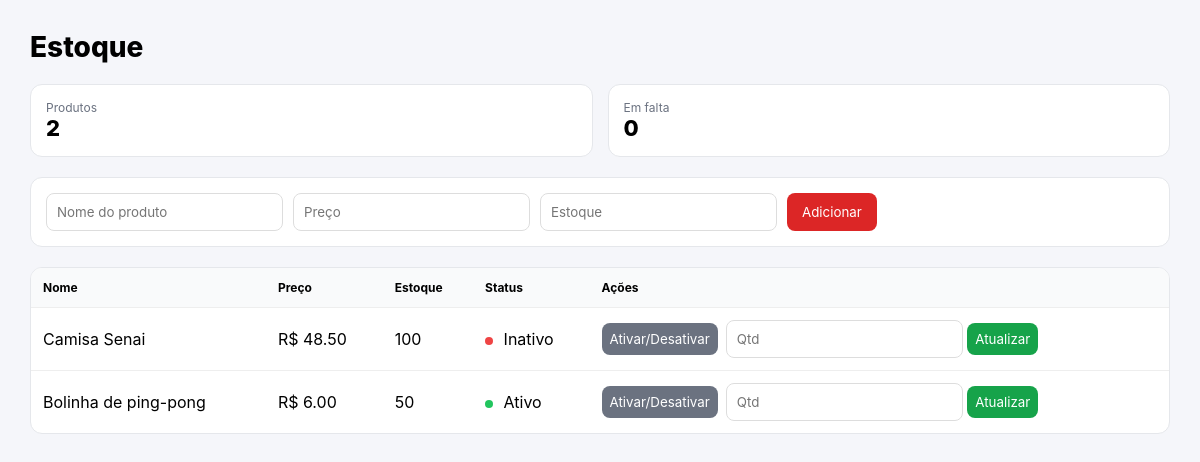
Page /estoque/ on the committed database.
### app/models/produtos.py (models this page shows)
class Produto(Base):
    __tablename__ = "produtos"
    id = Column(Integer, primary_key=True, index=True)
    nome = Column(String, nullable=False)
    preco = Column(Float, nullable=False)
    estoque = Column(Integer, default=0)
    imagem = Column(String, nullable=True)
    ativo = Column(Boolean, default=True)
    categoria_id = Column(Integer, ForeignKey("categorias.id"))
    categoria = relationship("Categoria")

### app/routes/estoque.py (the view)
@router.get("/", response_class=HTMLResponse)
def estoque(request: Request, db: Session = Depends(get_db)):
    produtos = db.query(Produto).all()
    total = len(produtos)
    em_falta = len([p for p in produtos if p.estoque == 0])
    return templates.TemplateResponse(
        "estoque.html",
        {
            "request": request,
            "produtos": produtos,
            "total": total,
            "em_falta": em_falta
        }
    )

### app/templates/estoque.html (shortened to what this page needs)
<!DOCTYPE html>
<html lang="pt-BR">
<head>
    <link rel="stylesheet" href="/static/css/estoque.css">
</head>
<body>
<div class="main-content">
    <h1 class="title">Estoque</h1>
    <div class="stats-grid">
        <div class="stat-card">
            <div class="stat-title">Produtos</div>
            <div class="stat-value">{{ total }}</div>
        </div>
        <div class="stat-card">
            <div class="stat-title">Em falta</div>
            <div class="stat-value">{{ em_falta }}</div>
        </div>
    </div>
    <div class="table-card form-box">
        <form action="/estoque/criar" method="POST" class="form-grid">
            <input type="text" name="nome" placeholder="Nome do produto" required>
            <input type="number" step="0.01" name="preco" placeholder="Preço" required>
            <input type="number" name="estoque" placeholder="Estoque" required>
            <button type="submit" class="btn-add">Adicionar</button>
        </form>
    </div>
    <div class="table-card">
        <table>
            <thead>
                <tr>
                    <th>Nome</th>
                    <th>Preço</th>
                    <th>Estoque</th>
                    <th>Status</th>
                    <th>Ações</th>
                </tr>
            </thead>
            <tbody>
                {% for p in produtos %}
                <tr>
                    <td>{{ p.nome }}</td>
                    <td>R$ {{ "%.2f"|format(p.preco) }}</td>
                    <td>{{ p.estoque }}</td>
                    <td>
                        {% if p.ativo %}
                            <span class="dot green"></span> Ativo
                        {% else %}
                            <span class="dot red"></span> Inativo
                        {% endif %}
                    </td>
                    <td>
                        <div class="actions">
                            <form action="/estoque/toggle/{{ p.id }}" method="POST">
                                <button class="btn-toggle">Ativar/Desativar</button>
                            </form>
                            <form action="/estoque/atualizar/{{ p.id }}" method="POST">
                                <input type="number" name="estoque" placeholder="Qtd" required>
                                <button class="btn-update">Atualizar</button>
                            </form>
                        </div>
                    </td>
                </tr>
                {% endfor %}
            </tbody>
        </table>
    </div>
</div>
</body>
</html>

### app/static/css/estoque.css (style rules this page uses)
* { margin:0; padding:0; box-sizing:border-box; font-family:Inter; }
body { background:#f5f6fa; display:flex; }
.main-content { flex:1; padding:30px; }
.title { font-size:28px; font-weight:800; margin-bottom:20px; }
.stats-grid { display:grid; grid-template-columns:repeat(2,1fr); gap:15px; margin-bottom:20px; }
.stat-card { background:white; padding:15px; border-radius:12px; border:1px solid #e5e7eb; }
.stat-title { font-size:12px; color:#6b7280; }
.stat-value { font-size:22px; font-weight:800; }
.table-card { background:white; border-radius:12px; border:1px solid #e5e7eb; overflow:hidden; margin-bottom:20px; }
table { width:100%; border-collapse:collapse; }
th { background:#f9fafb; text-align:left; padding:12px; font-size:12px; }
td { padding:12px; border-top:1px solid #eee; }
.dot { width:8px; height:8px; border-radius:50%; display:inline-block; margin-right:6px; }
.green { background:#22c55e; }
.red { background:#ef4444; }
.form-box { padding:15px; }
.form-grid { display:flex; gap:10px; }
input { padding:10px; border-radius:8px; border:1px solid #ddd; outline:none; }
.btn-add { background:#dc2626; color:white; border:none; padding:10px 15px; border-radius:8px; cursor:pointer; }
.actions { display:flex; gap:8px; align-items:center; }
.btn-toggle { background:#6b7280; color:white; border:none; padding:8px; border-radius:8px; cursor:pointer; }
.btn-update { background:#16a34a; color:white; border:none; padding:8px; border-radius:8px; cursor:pointer; }

### rows in the picture
Produto: nome "Camisa Senai", preco "48.50", estoque "100", ativo False (drawn)
Produto: nome "Bolinha de ping-pong", preco "6.00", estoque "50", ativo True (drawn)

### other values in the picture
{{ total }} "2"
{{ em_falta }} "0"
